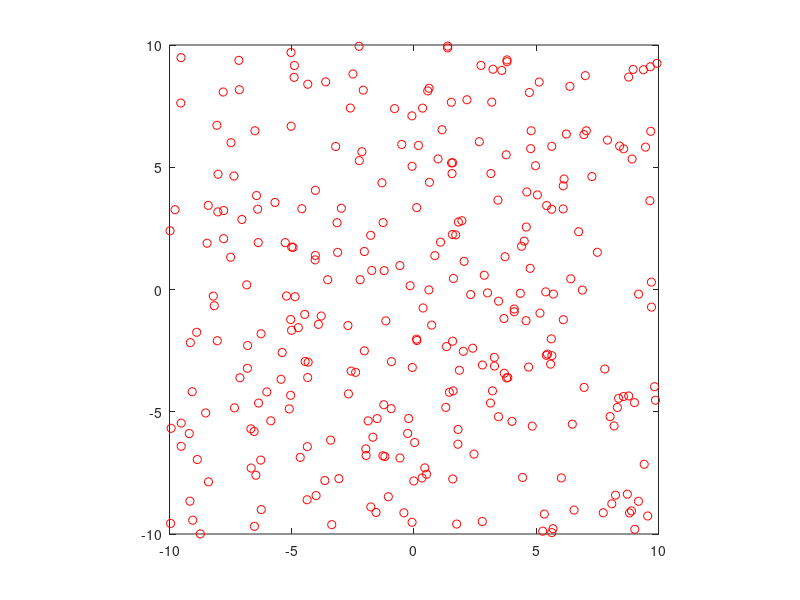

The MATLAB script that drew this image:
clear all;
close all;

rng('shuffle')

x = rand(300, 1)*20-10;
y = rand(300, 1)*20-10;
plot(x, y, 'ro')
axis square
axis([-10, 10, -10, 10])
saveas(gcf,'graphs/kadai2_1.jpg')